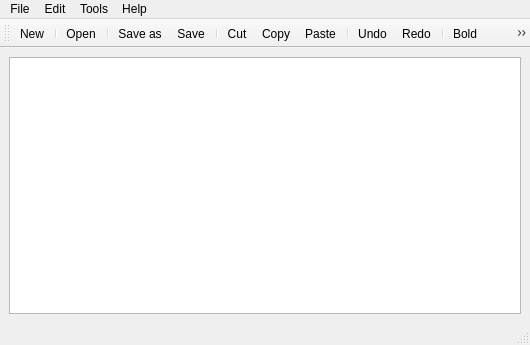
<?xml version="1.0" encoding="UTF-8"?>
<ui version="4.0">
 <class>MainWindow</class>
 <widget class="QMainWindow" name="MainWindow">
  <property name="geometry">
   <rect>
    <x>0</x>
    <y>0</y>
    <width>530</width>
    <height>345</height>
   </rect>
  </property>
  <property name="windowTitle">
   <string>MainWindow</string>
  </property>
  <widget class="QWidget" name="centralwidget">
   <layout class="QHBoxLayout" name="horizontalLayout">
    <item>
     <widget class="QTextEdit" name="textEdit"/>
    </item>
   </layout>
  </widget>
  <widget class="QMenuBar" name="menubar">
   <property name="geometry">
    <rect>
     <x>0</x>
     <y>0</y>
     <width>530</width>
     <height>21</height>
    </rect>
   </property>
   <widget class="QMenu" name="menuFile">
    <property name="title">
     <string>File</string>
    </property>
    <addaction name="actionNew"/>
    <addaction name="separator"/>
    <addaction name="actionOpen"/>
    <addaction name="separator"/>
    <addaction name="actionSave_2"/>
    <addaction name="actionSave_as"/>
    <addaction name="separator"/>
    <addaction name="actionQuit"/>
   </widget>
   <widget class="QMenu" name="menuEdit">
    <property name="title">
     <string>Edit</string>
    </property>
    <addaction name="actionCut"/>
    <addaction name="actionCopy"/>
    <addaction name="actionPaste"/>
    <addaction name="separator"/>
    <addaction name="actionUndo"/>
    <addaction name="actionRedo"/>
   </widget>
   <widget class="QMenu" name="menuTools">
    <property name="title">
     <string>Tools</string>
    </property>
    <addaction name="actionBold"/>
    <addaction name="actionItalic"/>
    <addaction name="actionUnderline"/>
    <addaction name="separator"/>
    <addaction name="actionFont_Style"/>
   </widget>
   <widget class="QMenu" name="menuHelp">
    <property name="title">
     <string>Help</string>
    </property>
    <addaction name="actionAbout_Qt"/>
    <addaction name="actionUI_tour"/>
   </widget>
   <addaction name="menuFile"/>
   <addaction name="menuEdit"/>
   <addaction name="menuTools"/>
   <addaction name="menuHelp"/>
  </widget>
  <widget class="QStatusBar" name="statusbar"/>
  <widget class="QToolBar" name="toolBar">
   <property name="windowTitle">
    <string>toolBar</string>
   </property>
   <attribute name="toolBarArea">
    <enum>TopToolBarArea</enum>
   </attribute>
   <attribute name="toolBarBreak">
    <bool>false</bool>
   </attribute>
   <addaction name="actionNew"/>
   <addaction name="separator"/>
   <addaction name="actionOpen"/>
   <addaction name="separator"/>
   <addaction name="actionSave_as"/>
   <addaction name="actionSave_2"/>
   <addaction name="separator"/>
   <addaction name="actionCut"/>
   <addaction name="actionCopy"/>
   <addaction name="actionPaste"/>
   <addaction name="separator"/>
   <addaction name="actionUndo"/>
   <addaction name="actionRedo"/>
   <addaction name="separator"/>
   <addaction name="actionBold"/>
   <addaction name="actionItalic"/>
   <addaction name="actionUnderline"/>
   <addaction name="separator"/>
   <addaction name="actionQuit"/>
   <addaction name="separator"/>
   <addaction name="actionAbout_Qt"/>
   <addaction name="separator"/>
  </widget>
  <action name="actionSave">
   <property name="text">
    <string>Save</string>
   </property>
  </action>
  <action name="actionSave_As">
   <property name="text">
    <string>Save As</string>
   </property>
  </action>
  <action name="actionCut">
   <property name="icon">
    <iconset resource="images.qrc">
     <normaloff>:/rec/images/cut.png</normaloff>:/rec/images/cut.png</iconset>
   </property>
   <property name="text">
    <string>Cut</string>
   </property>
  </action>
  <action name="actionCopy">
   <property name="icon">
    <iconset resource="images.qrc">
     <normaloff>:/rec/images/copy.png</normaloff>:/rec/images/copy.png</iconset>
   </property>
   <property name="text">
    <string>Copy</string>
   </property>
  </action>
  <action name="actionPaste">
   <property name="icon">
    <iconset resource="images.qrc">
     <normaloff>:/rec/images/paste.png</normaloff>:/rec/images/paste.png</iconset>
   </property>
   <property name="text">
    <string>Paste</string>
   </property>
  </action>
  <action name="actionUndo">
   <property name="icon">
    <iconset resource="images.qrc">
     <normaloff>:/rec/images/undo.png</normaloff>:/rec/images/undo.png</iconset>
   </property>
   <property name="text">
    <string>Undo</string>
   </property>
  </action>
  <action name="actionRedo">
   <property name="icon">
    <iconset resource="images.qrc">
     <normaloff>:/rec/images/redo.png</normaloff>:/rec/images/redo.png</iconset>
   </property>
   <property name="text">
    <string>Redo</string>
   </property>
  </action>
  <action name="actionBold">
   <property name="icon">
    <iconset resource="images.qrc">
     <normaloff>:/rec/images/bold.png</normaloff>:/rec/images/bold.png</iconset>
   </property>
   <property name="text">
    <string>Bold</string>
   </property>
  </action>
  <action name="actionItalic">
   <property name="icon">
    <iconset resource="images.qrc">
     <normaloff>:/rec/images/italic.png</normaloff>:/rec/images/italic.png</iconset>
   </property>
   <property name="text">
    <string>Italic</string>
   </property>
  </action>
  <action name="actionUnderline">
   <property name="icon">
    <iconset resource="images.qrc">
     <normaloff>:/rec/images/underline.png</normaloff>:/rec/images/underline.png</iconset>
   </property>
   <property name="text">
    <string>Underline</string>
   </property>
  </action>
  <action name="actionFont_Style">
   <property name="icon">
    <iconset resource="images.qrc">
     <normaloff>:/rec/images/font_style.png</normaloff>:/rec/images/font_style.png</iconset>
   </property>
   <property name="text">
    <string>Font Style</string>
   </property>
  </action>
  <action name="actionAbout_Qt">
   <property name="icon">
    <iconset resource="images.qrc">
     <normaloff>:/rec/images/about.png</normaloff>:/rec/images/about.png</iconset>
   </property>
   <property name="text">
    <string>About Qt</string>
   </property>
  </action>
  <action name="actionUI_tour">
   <property name="text">
    <string>UI tour</string>
   </property>
  </action>
  <action name="actionNew">
   <property name="icon">
    <iconset resource="images.qrc">
     <normaloff>:/rec/images/new.png</normaloff>:/rec/images/new.png</iconset>
   </property>
   <property name="text">
    <string>New</string>
   </property>
  </action>
  <action name="actionOpen">
   <property name="icon">
    <iconset resource="images.qrc">
     <normaloff>:/rec/images/open.png</normaloff>:/rec/images/open.png</iconset>
   </property>
   <property name="text">
    <string>Open</string>
   </property>
  </action>
  <action name="actionSave_2">
   <property name="icon">
    <iconset resource="images.qrc">
     <normaloff>:/rec/images/save.png</normaloff>:/rec/images/save.png</iconset>
   </property>
   <property name="text">
    <string>Save</string>
   </property>
  </action>
  <action name="actionSave_as">
   <property name="icon">
    <iconset resource="images.qrc">
     <normaloff>:/rec/images/saveas.png</normaloff>:/rec/images/saveas.png</iconset>
   </property>
   <property name="text">
    <string>Save as</string>
   </property>
  </action>
  <action name="actionQuit">
   <property name="icon">
    <iconset resource="images.qrc">
     <normaloff>:/rec/images/quit.png</normaloff>:/rec/images/quit.png</iconset>
   </property>
   <property name="text">
    <string>Quit</string>
   </property>
  </action>
 </widget>
 <resources>
  <include location="images.qrc"/>
 </resources>
 <connections/>
</ui>
